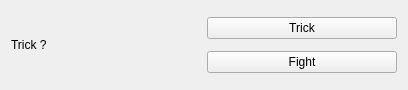
<?xml version="1.0" encoding="UTF-8"?>
<ui version="4.0">
 <class>BattleActionWidget</class>
 <widget class="QWidget" name="BattleActionWidget">
  <property name="geometry">
   <rect>
    <x>0</x>
    <y>0</y>
    <width>408</width>
    <height>90</height>
   </rect>
  </property>
  <property name="windowTitle">
   <string>Form</string>
  </property>
  <layout class="QHBoxLayout" name="horizontalLayout">
   <item>
    <widget class="QLabel" name="label_text">
     <property name="text">
      <string>Trick ? </string>
     </property>
     <property name="wordWrap">
      <bool>true</bool>
     </property>
    </widget>
   </item>
   <item>
    <layout class="QVBoxLayout" name="verticalLayout">
     <item>
      <widget class="QPushButton" name="button_trick">
       <property name="text">
        <string>Trick</string>
       </property>
      </widget>
     </item>
     <item>
      <widget class="QPushButton" name="button_fight">
       <property name="text">
        <string>Fight</string>
       </property>
      </widget>
     </item>
    </layout>
   </item>
  </layout>
 </widget>
 <resources>
  <include location="../qrc/unbroken.qrc"/>
 </resources>
 <connections/>
</ui>
